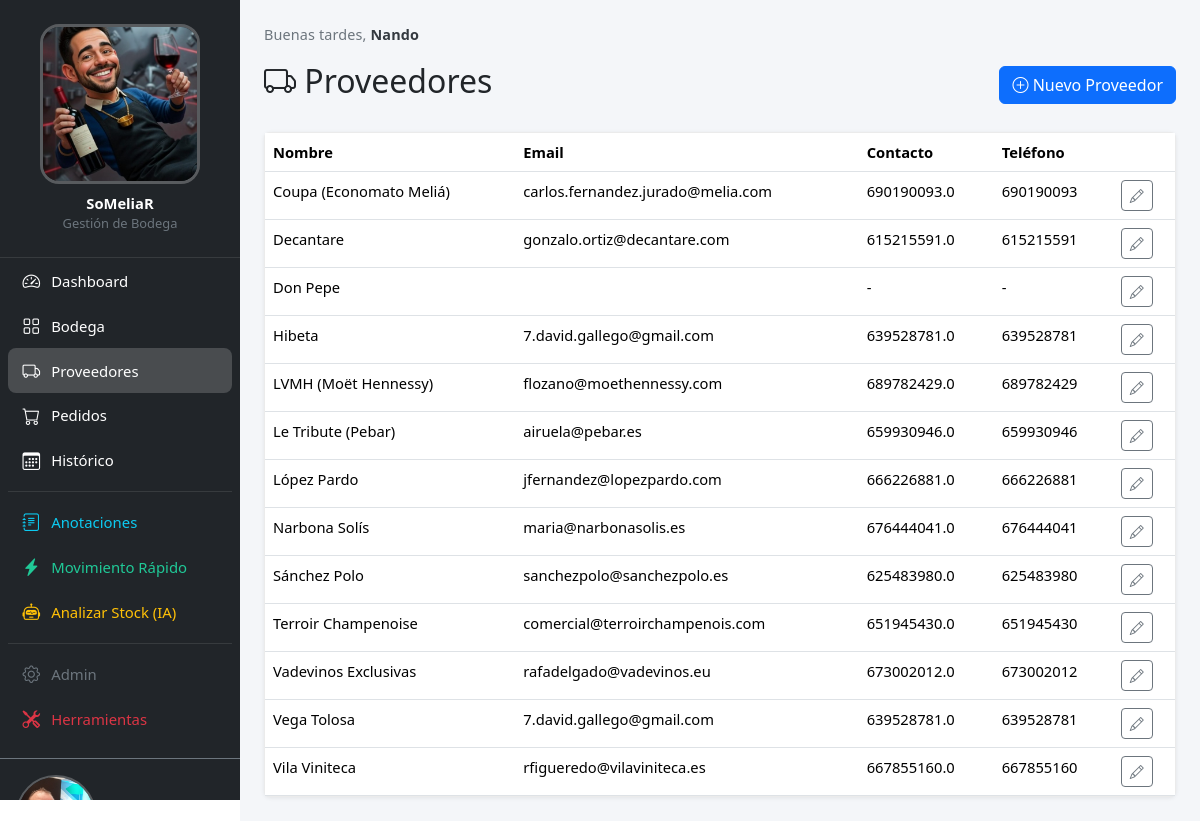
The app's page /proveedores/ (signed in) with its own data.
### core/models.py (models this page shows, shortened)
class Configuracion(models.Model):
    logo = models.ImageField(upload_to="config/", blank=True,
                             help_text="Logo del sidebar (cuadrado, mín. 200×200px)")
    login_imagen = models.ImageField(upload_to="config/", blank=True,
                                     help_text="Foto de la pantalla de login")
    class Meta:
        verbose_name = "configuración"
    @classmethod
    def get(cls):
        obj, _ = cls.objects.get_or_create(pk=1)
        return obj

class PerfilUsuario(models.Model):
    user = models.OneToOneField(User, on_delete=models.CASCADE, related_name="perfil")
    avatar = models.ImageField(upload_to="avatares/", blank=True)

### proveedores/models.py (models this page shows, shortened)
class Proveedor(models.Model):
    nombre = models.CharField(max_length=200)
    email = models.EmailField()
    telefono = models.CharField(max_length=30, blank=True)
    contacto = models.CharField(
        "persona de contacto", max_length=200, blank=True
    )
    notas = models.TextField(blank=True)
    activo = models.BooleanField(default=True)
    class Meta:
        ordering = ["nombre"]
        verbose_name = "proveedor"
        verbose_name_plural = "proveedores"

### proveedores/views.py (the view)
# urls.py: path("", views.proveedor_list, name="proveedor_list"),
@login_required
def proveedor_list(request):
    proveedores = Proveedor.objects.filter(activo=True)
    return render(request, "proveedores/proveedor_list.html", {"proveedores": proveedores})

### core/context_processors.py (called while the page is built)
def app_config(request):
    config = Configuracion.get()
    perfil = None
    if request.user.is_authenticated:
        perfil, _ = PerfilUsuario.objects.get_or_create(user=request.user)
    return {"app_config": config, "user_perfil": perfil}

### templates/proveedores/proveedor_list.html (shortened to what this page needs)
{% extends 'base.html' %}
{% block content %}
<div class="d-flex justify-content-between align-items-center mb-4">
    <h2><i class="bi bi-truck"></i> Proveedores</h2>
    <a href="{% url 'proveedores:proveedor_create' %}" class="btn btn-primary">
        <i class="bi bi-plus-circle"></i> Nuevo Proveedor
    </a>
</div>
<div class="card">
    <div class="card-body p-0">
        <table class="table table-hover mb-0">
            <thead>
                <tr>
                    <th>Nombre</th>
                    <th>Email</th>
                    <th>Contacto</th>
                    <th>Teléfono</th>
                    <th></th>
                </tr>
            </thead>
            <tbody>
                {% for p in proveedores %}
                <tr>
                    <td><a href="{% url 'proveedores:proveedor_detail' p.pk %}">{{ p.nombre }}</a></td>
                    <td>{{ p.email }}</td>
                    <td>{{ p.contacto|default:"-" }}</td>
                    <td>{{ p.telefono|default:"-" }}</td>
                    <td>
                        <a href="{% url 'proveedores:proveedor_edit' p.pk %}" class="btn btn-sm btn-outline-secondary">
                            <i class="bi bi-pencil"></i>
                        </a>
                    </td>
                </tr>
                {% empty %}
                <tr><td colspan="5" class="text-muted">No hay proveedores registrados.</td></tr>
                {% endfor %}
            </tbody>
        </table>
    </div>
</div>
{% endblock %}

### templates/base.html (shortened to what this page needs)
<!DOCTYPE html>
<html lang="es">
<head>
    <link href="https://cdn.jsdelivr.net/npm/bootstrap@5.3.3/dist/css/bootstrap.min.css" rel="stylesheet">
    <link href="https://cdn.jsdelivr.net/npm/bootstrap-icons@1.11.3/font/bootstrap-icons.min.css" rel="stylesheet">
    {% load static %}
    <link rel="stylesheet" href="{% static 'css/layout.css' %}">
</head>
<body>
    <div class="app-wrapper">
        <nav id="sidebar" class="offcanvas-lg offcanvas-start sidebar-nav bg-dark text-white" tabindex="-1"
            aria-labelledby="sidebarLabel">
            <div class="offcanvas-body sidebar-body">
                <div class="sidebar-brand d-none d-lg-flex flex-column align-items-center py-4 px-3">
                    {% if app_config.logo %}
                    <img src="{{ app_config.logo.url }}" alt="SoMeliaR" class="sidebar-logo mb-2">
                    {% else %}
                    <img src="{% static 'img/logo_cayetano.jpeg' %}" alt="SoMeliaR" class="sidebar-logo mb-2">
                    {% endif %}
                    <div class="fw-bold text-white">SoMeliaR</div>
                    <small class="text-secondary">Gestión de Bodega</small>
                </div>
                <ul class="nav flex-column px-2 pb-3">
                    <li class="nav-item">
                        <a class="nav-link sidebar-link text-white" href="{% url 'core:dashboard' %}">
                            <i class="bi bi-speedometer2"></i><span>Dashboard</span>
                        </a>
                    </li>
                    <li class="nav-item">
                        <a class="nav-link sidebar-link text-white" href="{% url 'bodega:vino_list' %}">
                            <i class="bi bi-grid"></i><span>Bodega</span>
                        </a>
                    </li>
                    <li class="nav-item">
                        <a class="nav-link sidebar-link text-white" href="{% url 'proveedores:proveedor_list' %}">
                            <i class="bi bi-truck"></i><span>Proveedores</span>
                        </a>
                    </li>
                    <li class="nav-item">
                        <a class="nav-link sidebar-link text-white" href="{% url 'pedidos:pedido_list' %}">
                            <i class="bi bi-cart"></i><span>Pedidos</span>
                        </a>
                    </li>
                    <li class="nav-item">
                        <a class="nav-link sidebar-link text-white" href="{% url 'pedidos:pedido_historico' %}">
                            <i class="bi bi-calendar3"></i><span>Histórico</span>
                        </a>
                    </li>
                    <li class="nav-item sidebar-divider">
                        <a class="nav-link sidebar-link text-info" href="{% url 'core:anotaciones' %}">
                            <i class="bi bi-journal-text"></i><span>Anotaciones</span>
                        </a>
                    </li>
                    <li class="nav-item">
                        <a class="nav-link sidebar-link sidebar-link--success"
                            href="{% url 'bodega:movimiento_rapido' %}">
                            <i class="bi bi-lightning-charge-fill"></i><span>Movimiento Rápido</span>
                        </a>
                    </li>
                    <li class="nav-item">
                        <a class="nav-link sidebar-link sidebar-link--warning"
                            href="{% url 'pedidos:analizar_stock' %}">
                            <i class="bi bi-robot"></i><span>Analizar Stock (IA)</span>
                        </a>
                    </li>
                    <li class="nav-item sidebar-divider">
                        <a class="nav-link sidebar-link text-secondary" href="{% url 'admin:index' %}">
                            <i class="bi bi-gear"></i><span>Admin</span>
                        </a>
                    </li>
                    {% if request.user.is_superuser %}
                    <li class="nav-item">
                        <a class="nav-link sidebar-link text-danger" href="{% url 'core:herramientas' %}">
                            <i class="bi bi-tools"></i><span>Herramientas</span>
                        </a>
                    </li>
                    {% endif %}
                </ul>
                <div class="px-3 pb-3 mt-auto border-top border-secondary pt-3">
                    <a href="{% url 'core:perfil' %}" class="d-flex align-items-center gap-2 mb-2 text-decoration-none"
                        style="min-width:0;">
                        {% if user_perfil and user_perfil.avatar %}
                        <img src="{{ user_perfil.avatar.url }}" alt="" class="sidebar-user-avatar"
                             onerror="this.style.display='none';this.nextElementSibling.style.display='flex'">
                        {% endif %}
                    </a>
                </div>
            </div>
        </nav>
        <main class="app-main">
            <div class="app-greeting" id="app-greeting">
                <span id="greeting-text"></span><strong
                    id="greeting-name">{{request.user.get_full_name|default:request.user.username }}</strong>
            </div>
            {% block content %}{% endblock %}
        </main>
    </div>
</body>
</html>

### static/css/layout.css (style rules this page uses)
:root { --sidebar-width: 270px; --topbar-height: 56px; --sidebar-bg: #212529; --sidebar-border: rgba(255, 255, 255, 0.1); --link-hover-bg: rgba(255, 255, 255, 0.1); --link-active-bg: rgba(255, 255, 255, 0.18); --link-success-hover: rgba(25, 135, 84, 0.18); --link-warning-hover: rgba(255, 193, 7, 0.18); }
body { font-size: 0.92rem; }
.app-wrapper { display: flex; min-height: 100vh; }
#sidebar { --bs-offcanvas-width: var(--sidebar-width); }
@media (min-width: 992px) { #sidebar { background-color: var(--sidebar-bg) !important; width: var(--sidebar-width); flex-shrink: 0; position: sticky; top: 0; height: 100vh; display: flex !important; flex-direction: column; overflow: hidden; } }
@media (min-width: 992px) { #sidebar .sidebar-body { display: flex !important; flex-direction: column; flex: 1 1 auto; overflow-y: auto; padding: 0 !important; scrollbar-width: thin; scrollbar-color: rgba(255, 255, 255, 0.2) transparent; } }
.sidebar-logo { width: 200px; height: 200px; object-fit: cover; border-radius: 12%; border: 3px solid rgba(255, 255, 255, 0.25); }
@media (min-width: 992px) and (max-width: 1399.98px) { .sidebar-logo { width: 160px; height: 160px; } }
.sidebar-brand { border-bottom: 1px solid var(--sidebar-border); flex-shrink: 0; }
#sidebar .sidebar-link { display: flex; align-items: center; gap: 0.65rem; padding: 0.58rem 0.85rem; border-radius: 0.5rem; white-space: nowrap; font-size: 0.93rem; text-decoration: none; transition: background-color 0.15s ease; }
#sidebar .sidebar-link i { font-size: 1.1rem; flex-shrink: 0; width: 1.2rem; text-align: center; }
#sidebar .sidebar-link.active { background-color: var(--link-active-bg); font-weight: 500; }
#sidebar .sidebar-link--success { color: #20c997 !important; }
#sidebar .sidebar-link--warning { color: #ffc107 !important; }
.sidebar-divider { margin-top: 0.5rem; padding-top: 0.5rem; border-top: 1px solid var(--sidebar-border); }
.app-main { flex: 1 1 0; min-width: 0; padding: 1rem; background: #f4f6f9; min-height: 100vh; }
@media (min-width: 480px) { .app-main { padding: 1.25rem; } }
@media (min-width: 576px) { .app-main { padding: 1.5rem; } }
@media (min-width: 992px) { .app-main { padding: 2rem; } }
.card { box-shadow: 0 1px 4px rgba(0, 0, 0, 0.08); border-color: rgba(0, 0, 0, 0.08); }
.app-main a:not(.btn):not(.nav-link):not(.breadcrumb-item a) { color: inherit; text-decoration: none; }
.card-body.p-0 { overflow-x: auto; -webkit-overflow-scrolling: touch; }
@media (min-width: 992px) and (max-width: 1399.98px) { :root { --sidebar-width: 240px; } }
@media (min-width: 992px) and (max-width: 1399.98px) { .app-main { padding: 1.5rem; } }
.app-greeting { font-size: 0.9rem; color: #6c757d; margin-bottom: 1rem; letter-spacing: 0.01em; }
.app-greeting strong { color: #343a40; font-weight: 600; }
.sidebar-user-avatar { width: 80px; height: 80px; border-radius: 50%; object-fit: cover; flex-shrink: 0; border: 2px solid rgba(255, 255, 255, 0.25); }

### records on screen
Configuracion: logo (picture)
PerfilUsuario: avatar (picture)
Proveedor: nombre "Coupa (Economato Meliá)", email "carlos.fernandez.jurado@melia.com", contacto "690190093.0", telefono "690190093"
Proveedor: nombre "Decantare", email "gonzalo.ortiz@decantare.com", contacto "615215591.0", telefono "615215591"
Proveedor: nombre "Don Pepe", contacto "-", telefono "-"
Proveedor: nombre "Hibeta", email "7.david.gallego@gmail.com", contacto "639528781.0", telefono "639528781"
Proveedor: nombre "LVMH (Moët Hennessy)", email "flozano@moethennessy.com", contacto "689782429.0", telefono "689782429"
Proveedor: nombre "Le Tribute (Pebar)", email "airuela@pebar.es", contacto "659930946.0", telefono "659930946"
Proveedor: nombre "López Pardo", email "jfernandez@lopezpardo.com", contacto "666226881.0", telefono "666226881"
Proveedor: nombre "Narbona Solís", email "maria@narbonasolis.es", contacto "676444041.0", telefono "676444041"
Proveedor: nombre "Sánchez Polo", email "sanchezpolo@sanchezpolo.es", contacto "625483980.0", telefono "625483980"
Proveedor: nombre "Terroir Champenoise", email "comercial@terroirchampenois.com", contacto "651945430.0", telefono "651945430"
Proveedor: nombre "Vadevinos Exclusivas", email "rafadelgado@vadevinos.eu", contacto "673002012.0", telefono "673002012"
Proveedor: nombre "Vega Tolosa", email "7.david.gallego@gmail.com", contacto "639528781.0", telefono "639528781"
Proveedor: nombre "Vila Viniteca", email "rfigueredo@vilaviniteca.es", contacto "667855160.0", telefono "667855160"

### other values on screen
{{ request.user.get_full_name|default:request.user.username }} "Nando"
